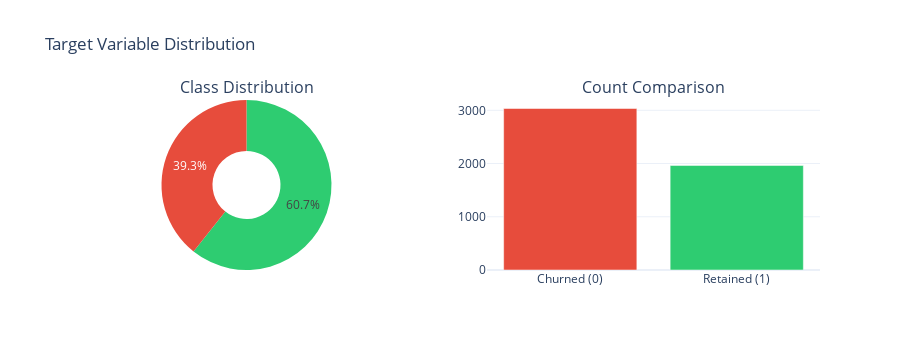

Notebook cell for this chart:
### Markdown cell above
## 3.4 Target Variable Analysis

Understanding target distribution is critical for:
- **Class imbalance** affects model training and evaluation metrics
- **Business context** helps interpret what we're trying to predict
- **Sampling strategies** depend on imbalance severity

### Code cell
print("=" * 60)
print(f"TARGET VARIABLE DISTRIBUTION: {findings.target_column}")
print("=" * 60)

if findings.target_column and findings.target_column in df.columns:
    target_series = df[findings.target_column]
    target_counts = target_series.value_counts().sort_index()
    
    # Create distribution table
    dist_data = []
    for val, count in target_counts.items():
        pct = count / len(df) * 100
        dist_data.append({
            findings.target_column: val,
            "count": count,
            "percentage": f"{pct:.3f}"
        })
    
    dist_df = pd.DataFrame(dist_data)
    display(dist_df)
    
    # Calculate imbalance metrics
    if len(target_counts) == 2:
        majority = target_counts.max()
        minority = target_counts.min()
        minority_class = target_counts.idxmin()
        imbalance_ratio = majority / minority
        retention_rate = target_counts.get(1, 0) / len(df) * 100
        
        print(f"\nImbalance ratio: {imbalance_ratio:.2f}:1 (minority class: {minority_class})")
        print(f"Retention rate: {retention_rate:.1f}%")
        
        # Business context
        if retention_rate > 70:
            print(f"\n📊 Business Context: {retention_rate:.0f}% retention is healthy!")
            print("   Churned customers are the minority class we want to predict.")
        elif retention_rate > 50:
            print(f"\n📊 Business Context: {retention_rate:.0f}% retention is moderate.")
            print("   Balanced focus on both retention and churn prediction.")
        else:
            print(f"\n⚠️ Business Context: {retention_rate:.0f}% retention is concerning!")
            print("   High churn rate requires urgent attention.")
        
        # Modeling recommendations based on imbalance
        print("\n⚠️  Class imbalance considerations for modeling:")
        print("   - Use stratified sampling for train/test splits")
        print("   - Consider class weights in model training")
        print("   - Evaluate with Precision-Recall AUC (not just ROC-AUC)")
        print("   - Focus on recall for churned class (catch at-risk customers)")
        
        # Add imbalance strategy recommendation
        if imbalance_ratio < 3:
            strategy = "stratified_sampling"
            rationale = f"Mild imbalance ({imbalance_ratio:.2f}:1) - stratified sampling sufficient"
            print("   - SMOTE not needed (imbalance is mild)")
        elif imbalance_ratio < 5:
            strategy = "class_weights"
            rationale = f"Moderate imbalance ({imbalance_ratio:.2f}:1) - use class weights"
            print("   - SMOTE may not be necessary (imbalance is moderate)")
        else:
            strategy = "smote"
            rationale = f"Severe imbalance ({imbalance_ratio:.2f}:1) - consider SMOTE"
            print("   - Consider SMOTE or undersampling (imbalance is severe)")
        
        registry.add_bronze_imbalance_strategy(
            target_column=findings.target_column,
            imbalance_ratio=imbalance_ratio,
            minority_class=minority_class,
            strategy=strategy,
            rationale=rationale,
            source_notebook="03_quality_assessment"
        )
        
        # Visualization
        fig = make_subplots(rows=1, cols=2, specs=[[{"type": "pie"}, {"type": "bar"}]],
                           subplot_titles=["Class Distribution", "Count Comparison"])
        
        labels = [f"{'Retained' if v == 1 else 'Churned'} ({v})" for v in target_counts.index]
        fig.add_trace(go.Pie(labels=labels, values=target_counts.values, hole=0.4,
                            marker_colors=["#2ecc71", "#e74c3c"]), row=1, col=1)
        fig.add_trace(go.Bar(x=labels, y=target_counts.values,
                            marker_color=["#e74c3c", "#2ecc71"]), row=1, col=2)
        
        fig.update_layout(height=350, title_text="Target Variable Distribution",
                         showlegend=False, template="plotly_white")
        display_figure(fig)
    else:
        print(f"\nMulticlass target with {len(target_counts)} classes")
        
        fig = go.Figure(go.Bar(x=[str(v) for v in target_counts.index], y=target_counts.values,
                               marker_color=px.colors.qualitative.Set2[:len(target_counts)]))
        fig.update_layout(height=350, title_text="Target Variable Distribution",
                         xaxis_title=findings.target_column, yaxis_title="Count",
                         template="plotly_white")
        display_figure(fig)
else:
    print("\n⚠️ No target column detected or specified.")
    print("   Set target_hint parameter in DataExplorer.explore() or")
    print("   manually specify in findings.target_column")

### Figure 1 — Plotly figure (JSON) as saved in the notebook; plotly's stock layout.template omitted (floating-point values rounded to 4 significant figures)
{"data": [{"domain": {"x": [0, 0.45], "y": [0, 1]}, "hole": 0.4, "labels": ["Churned (0)", "Retained (1)"], "marker": {"colors": ["#2ecc71", "#e74c3c"]}, "type": "pie", "values": [3034, 1964]}, {"marker": {"color": ["#e74c3c", "#2ecc71"]}, "type": "bar", "x": ["Churned (0)", "Retained (1)"], "xaxis": "x", "y": [3034, 1964], "yaxis": "y"}], "layout": {"annotations": [{"font": {"size": 16}, "showarrow": false, "text": "Class Distribution", "x": 0.225, "xanchor": "center", "xref": "paper", "y": 1, "yanchor": "bottom", "yref": "paper"}, {"font": {"size": 16}, "showarrow": false, "text": "Count Comparison", "x": 0.775, "xanchor": "center", "xref": "paper", "y": 1, "yanchor": "bottom", "yref": "paper"}], "height": 350, "showlegend": false, "title": {"text": "Target Variable Distribution"}, "xaxis": {"anchor": "y", "domain": [0.55, 1]}, "yaxis": {"anchor": "x", "domain": [0, 1]}}}
